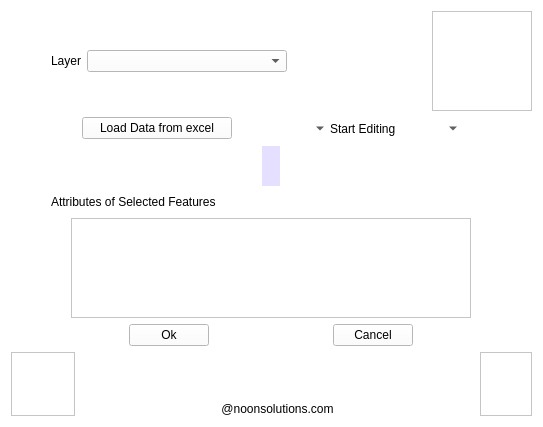
<?xml version="1.0" encoding="UTF-8"?>
<ui version="4.0">
 <class>updateDataDlg</class>
 <widget class="QWidget" name="updateDataDlg">
  <property name="geometry">
   <rect>
    <x>0</x>
    <y>0</y>
    <width>543</width>
    <height>427</height>
   </rect>
  </property>
  <property name="palette">
   <palette>
    <active>
     <colorrole role="WindowText">
      <brush brushstyle="SolidPattern">
       <color alpha="255">
        <red>0</red>
        <green>0</green>
        <blue>0</blue>
       </color>
      </brush>
     </colorrole>
     <colorrole role="Button">
      <brush brushstyle="SolidPattern">
       <color alpha="255">
        <red>255</red>
        <green>255</green>
        <blue>255</blue>
       </color>
      </brush>
     </colorrole>
     <colorrole role="Light">
      <brush brushstyle="SolidPattern">
       <color alpha="255">
        <red>255</red>
        <green>255</green>
        <blue>255</blue>
       </color>
      </brush>
     </colorrole>
     <colorrole role="Midlight">
      <brush brushstyle="SolidPattern">
       <color alpha="255">
        <red>255</red>
        <green>255</green>
        <blue>255</blue>
       </color>
      </brush>
     </colorrole>
     <colorrole role="Dark">
      <brush brushstyle="SolidPattern">
       <color alpha="255">
        <red>127</red>
        <green>127</green>
        <blue>127</blue>
       </color>
      </brush>
     </colorrole>
     <colorrole role="Mid">
      <brush brushstyle="SolidPattern">
       <color alpha="255">
        <red>170</red>
        <green>170</green>
        <blue>170</blue>
       </color>
      </brush>
     </colorrole>
     <colorrole role="Text">
      <brush brushstyle="SolidPattern">
       <color alpha="255">
        <red>0</red>
        <green>0</green>
        <blue>0</blue>
       </color>
      </brush>
     </colorrole>
     <colorrole role="BrightText">
      <brush brushstyle="SolidPattern">
       <color alpha="255">
        <red>255</red>
        <green>255</green>
        <blue>255</blue>
       </color>
      </brush>
     </colorrole>
     <colorrole role="ButtonText">
      <brush brushstyle="SolidPattern">
       <color alpha="255">
        <red>0</red>
        <green>0</green>
        <blue>0</blue>
       </color>
      </brush>
     </colorrole>
     <colorrole role="Base">
      <brush brushstyle="SolidPattern">
       <color alpha="255">
        <red>255</red>
        <green>255</green>
        <blue>255</blue>
       </color>
      </brush>
     </colorrole>
     <colorrole role="Window">
      <brush brushstyle="SolidPattern">
       <color alpha="255">
        <red>255</red>
        <green>255</green>
        <blue>255</blue>
       </color>
      </brush>
     </colorrole>
     <colorrole role="Shadow">
      <brush brushstyle="SolidPattern">
       <color alpha="255">
        <red>0</red>
        <green>0</green>
        <blue>0</blue>
       </color>
      </brush>
     </colorrole>
     <colorrole role="AlternateBase">
      <brush brushstyle="SolidPattern">
       <color alpha="255">
        <red>255</red>
        <green>255</green>
        <blue>255</blue>
       </color>
      </brush>
     </colorrole>
     <colorrole role="ToolTipBase">
      <brush brushstyle="SolidPattern">
       <color alpha="255">
        <red>255</red>
        <green>255</green>
        <blue>220</blue>
       </color>
      </brush>
     </colorrole>
     <colorrole role="ToolTipText">
      <brush brushstyle="SolidPattern">
       <color alpha="255">
        <red>0</red>
        <green>0</green>
        <blue>0</blue>
       </color>
      </brush>
     </colorrole>
    </active>
    <inactive>
     <colorrole role="WindowText">
      <brush brushstyle="SolidPattern">
       <color alpha="255">
        <red>0</red>
        <green>0</green>
        <blue>0</blue>
       </color>
      </brush>
     </colorrole>
     <colorrole role="Button">
      <brush brushstyle="SolidPattern">
       <color alpha="255">
        <red>255</red>
        <green>255</green>
        <blue>255</blue>
       </color>
      </brush>
     </colorrole>
     <colorrole role="Light">
      <brush brushstyle="SolidPattern">
       <color alpha="255">
        <red>255</red>
        <green>255</green>
        <blue>255</blue>
       </color>
      </brush>
     </colorrole>
     <colorrole role="Midlight">
      <brush brushstyle="SolidPattern">
       <color alpha="255">
        <red>255</red>
        <green>255</green>
        <blue>255</blue>
       </color>
      </brush>
     </colorrole>
     <colorrole role="Dark">
      <brush brushstyle="SolidPattern">
       <color alpha="255">
        <red>127</red>
        <green>127</green>
        <blue>127</blue>
       </color>
      </brush>
     </colorrole>
     <colorrole role="Mid">
      <brush brushstyle="SolidPattern">
       <color alpha="255">
        <red>170</red>
        <green>170</green>
        <blue>170</blue>
       </color>
      </brush>
     </colorrole>
     <colorrole role="Text">
      <brush brushstyle="SolidPattern">
       <color alpha="255">
        <red>0</red>
        <green>0</green>
        <blue>0</blue>
       </color>
      </brush>
     </colorrole>
     <colorrole role="BrightText">
      <brush brushstyle="SolidPattern">
       <color alpha="255">
        <red>255</red>
        <green>255</green>
        <blue>255</blue>
       </color>
      </brush>
     </colorrole>
     <colorrole role="ButtonText">
      <brush brushstyle="SolidPattern">
       <color alpha="255">
        <red>0</red>
        <green>0</green>
        <blue>0</blue>
       </color>
      </brush>
     </colorrole>
     <colorrole role="Base">
      <brush brushstyle="SolidPattern">
       <color alpha="255">
        <red>255</red>
        <green>255</green>
        <blue>255</blue>
       </color>
      </brush>
     </colorrole>
     <colorrole role="Window">
      <brush brushstyle="SolidPattern">
       <color alpha="255">
        <red>255</red>
        <green>255</green>
        <blue>255</blue>
       </color>
      </brush>
     </colorrole>
     <colorrole role="Shadow">
      <brush brushstyle="SolidPattern">
       <color alpha="255">
        <red>0</red>
        <green>0</green>
        <blue>0</blue>
       </color>
      </brush>
     </colorrole>
     <colorrole role="AlternateBase">
      <brush brushstyle="SolidPattern">
       <color alpha="255">
        <red>255</red>
        <green>255</green>
        <blue>255</blue>
       </color>
      </brush>
     </colorrole>
     <colorrole role="ToolTipBase">
      <brush brushstyle="SolidPattern">
       <color alpha="255">
        <red>255</red>
        <green>255</green>
        <blue>220</blue>
       </color>
      </brush>
     </colorrole>
     <colorrole role="ToolTipText">
      <brush brushstyle="SolidPattern">
       <color alpha="255">
        <red>0</red>
        <green>0</green>
        <blue>0</blue>
       </color>
      </brush>
     </colorrole>
    </inactive>
    <disabled>
     <colorrole role="WindowText">
      <brush brushstyle="SolidPattern">
       <color alpha="255">
        <red>127</red>
        <green>127</green>
        <blue>127</blue>
       </color>
      </brush>
     </colorrole>
     <colorrole role="Button">
      <brush brushstyle="SolidPattern">
       <color alpha="255">
        <red>255</red>
        <green>255</green>
        <blue>255</blue>
       </color>
      </brush>
     </colorrole>
     <colorrole role="Light">
      <brush brushstyle="SolidPattern">
       <color alpha="255">
        <red>255</red>
        <green>255</green>
        <blue>255</blue>
       </color>
      </brush>
     </colorrole>
     <colorrole role="Midlight">
      <brush brushstyle="SolidPattern">
       <color alpha="255">
        <red>255</red>
        <green>255</green>
        <blue>255</blue>
       </color>
      </brush>
     </colorrole>
     <colorrole role="Dark">
      <brush brushstyle="SolidPattern">
       <color alpha="255">
        <red>127</red>
        <green>127</green>
        <blue>127</blue>
       </color>
      </brush>
     </colorrole>
     <colorrole role="Mid">
      <brush brushstyle="SolidPattern">
       <color alpha="255">
        <red>170</red>
        <green>170</green>
        <blue>170</blue>
       </color>
      </brush>
     </colorrole>
     <colorrole role="Text">
      <brush brushstyle="SolidPattern">
       <color alpha="255">
        <red>127</red>
        <green>127</green>
        <blue>127</blue>
       </color>
      </brush>
     </colorrole>
     <colorrole role="BrightText">
      <brush brushstyle="SolidPattern">
       <color alpha="255">
        <red>255</red>
        <green>255</green>
        <blue>255</blue>
       </color>
      </brush>
     </colorrole>
     <colorrole role="ButtonText">
      <brush brushstyle="SolidPattern">
       <color alpha="255">
        <red>127</red>
        <green>127</green>
        <blue>127</blue>
       </color>
      </brush>
     </colorrole>
     <colorrole role="Base">
      <brush brushstyle="SolidPattern">
       <color alpha="255">
        <red>255</red>
        <green>255</green>
        <blue>255</blue>
       </color>
      </brush>
     </colorrole>
     <colorrole role="Window">
      <brush brushstyle="SolidPattern">
       <color alpha="255">
        <red>255</red>
        <green>255</green>
        <blue>255</blue>
       </color>
      </brush>
     </colorrole>
     <colorrole role="Shadow">
      <brush brushstyle="SolidPattern">
       <color alpha="255">
        <red>0</red>
        <green>0</green>
        <blue>0</blue>
       </color>
      </brush>
     </colorrole>
     <colorrole role="AlternateBase">
      <brush brushstyle="SolidPattern">
       <color alpha="255">
        <red>255</red>
        <green>255</green>
        <blue>255</blue>
       </color>
      </brush>
     </colorrole>
     <colorrole role="ToolTipBase">
      <brush brushstyle="SolidPattern">
       <color alpha="255">
        <red>255</red>
        <green>255</green>
        <blue>220</blue>
       </color>
      </brush>
     </colorrole>
     <colorrole role="ToolTipText">
      <brush brushstyle="SolidPattern">
       <color alpha="255">
        <red>0</red>
        <green>0</green>
        <blue>0</blue>
       </color>
      </brush>
     </colorrole>
    </disabled>
   </palette>
  </property>
  <property name="windowTitle">
   <string>Form</string>
  </property>
  <property name="styleSheet">
   <string notr="true"/>
  </property>
  <layout class="QVBoxLayout" name="verticalLayout">
   <item>
    <layout class="QHBoxLayout" name="horizontalLayout">
     <item>
      <spacer name="horizontalSpacer">
       <property name="orientation">
        <enum>Qt::Horizontal</enum>
       </property>
       <property name="sizeType">
        <enum>QSizePolicy::Fixed</enum>
       </property>
       <property name="sizeHint" stdset="0">
        <size>
         <width>40</width>
         <height>20</height>
        </size>
       </property>
      </spacer>
     </item>
     <item>
      <widget class="QLabel" name="label">
       <property name="sizePolicy">
        <sizepolicy hsizetype="Fixed" vsizetype="Fixed">
         <horstretch>0</horstretch>
         <verstretch>0</verstretch>
        </sizepolicy>
       </property>
       <property name="text">
        <string>Layer</string>
       </property>
      </widget>
     </item>
     <item>
      <widget class="QComboBox" name="comLayers">
       <property name="sizePolicy">
        <sizepolicy hsizetype="Fixed" vsizetype="Fixed">
         <horstretch>0</horstretch>
         <verstretch>0</verstretch>
        </sizepolicy>
       </property>
       <property name="minimumSize">
        <size>
         <width>200</width>
         <height>0</height>
        </size>
       </property>
      </widget>
     </item>
     <item>
      <spacer name="horizontalSpacer_2">
       <property name="orientation">
        <enum>Qt::Horizontal</enum>
       </property>
       <property name="sizeHint" stdset="0">
        <size>
         <width>40</width>
         <height>20</height>
        </size>
       </property>
      </spacer>
     </item>
     <item>
      <widget class="QFrame" name="frame">
       <property name="sizePolicy">
        <sizepolicy hsizetype="Fixed" vsizetype="Fixed">
         <horstretch>0</horstretch>
         <verstretch>0</verstretch>
        </sizepolicy>
       </property>
       <property name="minimumSize">
        <size>
         <width>100</width>
         <height>100</height>
        </size>
       </property>
       <property name="styleSheet">
        <string notr="true">border-image: url(:/plugin/logo_241.png);</string>
       </property>
       <property name="frameShape">
        <enum>QFrame::StyledPanel</enum>
       </property>
       <property name="frameShadow">
        <enum>QFrame::Raised</enum>
       </property>
      </widget>
     </item>
    </layout>
   </item>
   <item>
    <layout class="QHBoxLayout" name="horizontalLayout_2">
     <item>
      <widget class="QPushButton" name="bLoadExcel">
       <property name="sizePolicy">
        <sizepolicy hsizetype="Fixed" vsizetype="Fixed">
         <horstretch>0</horstretch>
         <verstretch>0</verstretch>
        </sizepolicy>
       </property>
       <property name="minimumSize">
        <size>
         <width>150</width>
         <height>0</height>
        </size>
       </property>
       <property name="text">
        <string>Load Data from excel</string>
       </property>
      </widget>
     </item>
     <item>
      <widget class="QToolButton" name="bStartEditing">
       <property name="minimumSize">
        <size>
         <width>150</width>
         <height>23</height>
        </size>
       </property>
       <property name="text">
        <string>Start Editing</string>
       </property>
       <property name="checkable">
        <bool>true</bool>
       </property>
       <property name="popupMode">
        <enum>QToolButton::MenuButtonPopup</enum>
       </property>
       <property name="toolButtonStyle">
        <enum>Qt::ToolButtonTextBesideIcon</enum>
       </property>
       <property name="autoRaise">
        <bool>true</bool>
       </property>
       <property name="arrowType">
        <enum>Qt::DownArrow</enum>
       </property>
      </widget>
     </item>
    </layout>
   </item>
   <item alignment="Qt::AlignHCenter">
    <widget class="QFrame" name="frameEditToolbar">
     <property name="sizePolicy">
      <sizepolicy hsizetype="Preferred" vsizetype="Fixed">
       <horstretch>0</horstretch>
       <verstretch>0</verstretch>
      </sizepolicy>
     </property>
     <property name="minimumSize">
      <size>
       <width>0</width>
       <height>40</height>
      </size>
     </property>
     <property name="styleSheet">
      <string notr="true">background-color: rgb(229, 224, 255);</string>
     </property>
     <layout class="QHBoxLayout" name="horizontalLayout_3"/>
    </widget>
   </item>
   <item>
    <layout class="QHBoxLayout" name="horizontalLayout_4">
     <item>
      <spacer name="horizontalSpacer_3">
       <property name="orientation">
        <enum>Qt::Horizontal</enum>
       </property>
       <property name="sizeType">
        <enum>QSizePolicy::Fixed</enum>
       </property>
       <property name="sizeHint" stdset="0">
        <size>
         <width>40</width>
         <height>20</height>
        </size>
       </property>
      </spacer>
     </item>
     <item>
      <widget class="QLabel" name="label_2">
       <property name="text">
        <string>Attributes of Selected Features</string>
       </property>
      </widget>
     </item>
    </layout>
   </item>
   <item>
    <layout class="QHBoxLayout" name="horizontalLayout_5">
     <item>
      <spacer name="horizontalSpacer_4">
       <property name="orientation">
        <enum>Qt::Horizontal</enum>
       </property>
       <property name="sizeType">
        <enum>QSizePolicy::Fixed</enum>
       </property>
       <property name="sizeHint" stdset="0">
        <size>
         <width>40</width>
         <height>20</height>
        </size>
       </property>
      </spacer>
     </item>
     <item>
      <widget class="QTableView" name="table">
       <property name="sizePolicy">
        <sizepolicy hsizetype="Fixed" vsizetype="Fixed">
         <horstretch>0</horstretch>
         <verstretch>0</verstretch>
        </sizepolicy>
       </property>
       <property name="minimumSize">
        <size>
         <width>400</width>
         <height>50</height>
        </size>
       </property>
       <property name="styleSheet">
        <string notr="true"/>
       </property>
      </widget>
     </item>
     <item>
      <spacer name="horizontalSpacer_5">
       <property name="orientation">
        <enum>Qt::Horizontal</enum>
       </property>
       <property name="sizeType">
        <enum>QSizePolicy::Fixed</enum>
       </property>
       <property name="sizeHint" stdset="0">
        <size>
         <width>40</width>
         <height>20</height>
        </size>
       </property>
      </spacer>
     </item>
    </layout>
   </item>
   <item>
    <layout class="QHBoxLayout" name="horizontalLayout_6">
     <item>
      <widget class="QPushButton" name="bOk">
       <property name="sizePolicy">
        <sizepolicy hsizetype="Fixed" vsizetype="Fixed">
         <horstretch>0</horstretch>
         <verstretch>0</verstretch>
        </sizepolicy>
       </property>
       <property name="text">
        <string>Ok</string>
       </property>
      </widget>
     </item>
     <item>
      <widget class="QPushButton" name="bCancel">
       <property name="sizePolicy">
        <sizepolicy hsizetype="Fixed" vsizetype="Fixed">
         <horstretch>0</horstretch>
         <verstretch>0</verstretch>
        </sizepolicy>
       </property>
       <property name="text">
        <string>Cancel</string>
       </property>
      </widget>
     </item>
    </layout>
   </item>
   <item>
    <layout class="QHBoxLayout" name="horizontalLayout_7">
     <item>
      <widget class="QFrame" name="frame_2">
       <property name="sizePolicy">
        <sizepolicy hsizetype="Fixed" vsizetype="Fixed">
         <horstretch>0</horstretch>
         <verstretch>0</verstretch>
        </sizepolicy>
       </property>
       <property name="minimumSize">
        <size>
         <width>64</width>
         <height>64</height>
        </size>
       </property>
       <property name="styleSheet">
        <string notr="true">border-image: url(:/plugin/itida_safeimage.png);
border-image: url(:/plugin/itida_safeimage.png);</string>
       </property>
       <property name="frameShape">
        <enum>QFrame::StyledPanel</enum>
       </property>
       <property name="frameShadow">
        <enum>QFrame::Raised</enum>
       </property>
      </widget>
     </item>
     <item>
      <widget class="QLabel" name="label_3">
       <property name="text">
        <string>@noonsolutions.com</string>
       </property>
       <property name="alignment">
        <set>Qt::AlignBottom|Qt::AlignHCenter</set>
       </property>
       <property name="margin">
        <number>8</number>
       </property>
      </widget>
     </item>
     <item>
      <widget class="QFrame" name="frame_3">
       <property name="sizePolicy">
        <sizepolicy hsizetype="Fixed" vsizetype="Fixed">
         <horstretch>0</horstretch>
         <verstretch>0</verstretch>
        </sizepolicy>
       </property>
       <property name="minimumSize">
        <size>
         <width>52</width>
         <height>64</height>
        </size>
       </property>
       <property name="styleSheet">
        <string notr="true">border-image: url(:/plugin/logo_Noon_Solutions.jpg);</string>
       </property>
       <property name="frameShape">
        <enum>QFrame::StyledPanel</enum>
       </property>
       <property name="frameShadow">
        <enum>QFrame::Raised</enum>
       </property>
      </widget>
     </item>
    </layout>
   </item>
  </layout>
 </widget>
 <resources>
  <include location="resources.qrc"/>
 </resources>
 <connections/>
</ui>
